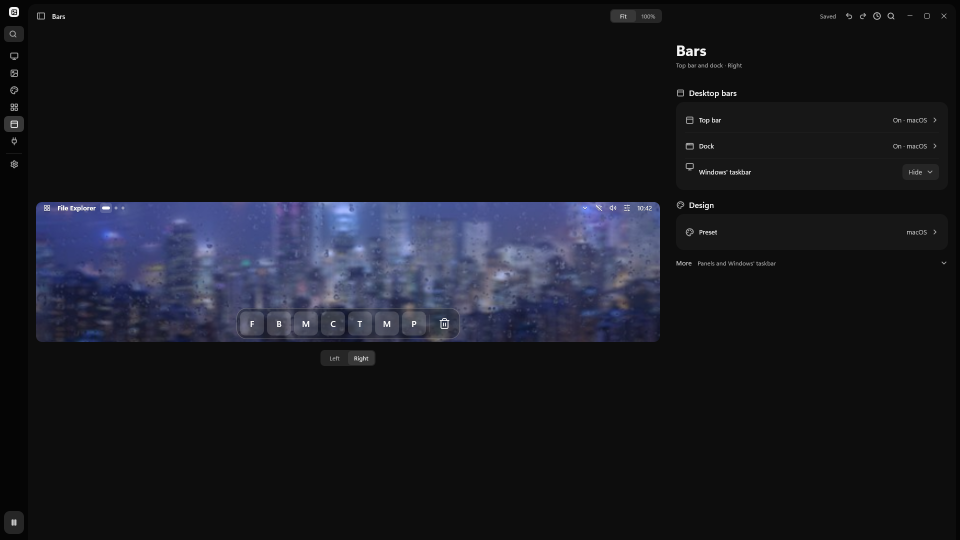
#> input picture crates/studio/tests/golden/window/bars-collapsed-1920x1080-dark.png, 1920 x 1080 px, found by its file name (shown at 1/2 size); its folder holds only this picture in this run
$ python studio-window-contact-sheet.py
#> lines starting #> are read from the running program, lines starting #| are printed output that depends on the picture
"""Make uncropped contact sheets of the current renderer-written Studio fixtures."""

import argparse
from pathlib import Path

from PIL import Image, ImageDraw, ImageFont


def main():
    parser = argparse.ArgumentParser(description=__doc__)
    parser.add_argument("shots", nargs="?", type=Path, default=Path(r"C:\glaze-targets\studio-window\shots"))
    args = parser.parse_args()
    baseline = Path(__file__).resolve().parents[1] / "crates/studio/tests/golden/window"
    files = [args.shots / path.name for path in sorted(baseline.glob("*.png"))]
    files.extend(path for name in ("fit-stills-dark.png", "fit-stills-light.png") if (path := args.shots / name).is_file())
    columns, cell_width, cell_height = 4, 480, 328
    sheet = Image.new("RGB", (columns * cell_width, ((len(files) + columns - 1) // columns) * cell_height), "#202020")
#> sheet: PIL image 1920x328 RGB; every value is 32
    draw = ImageDraw.Draw(sheet)
    font = ImageFont.truetype("C:/Windows/Fonts/segoeui.ttf", 16)
    for index, path in enumerate(files):
        x, y = index % columns * cell_width, index // columns * cell_height
        with Image.open(path) as source:
#> source is the input picture: PIL image 1920x1080 RGBA; mean R, G, B, A 23.8, 24.9, 31.5, 255
            picture = source.convert("RGB")
            picture.thumbnail((464, 292), Image.Resampling.LANCZOS)
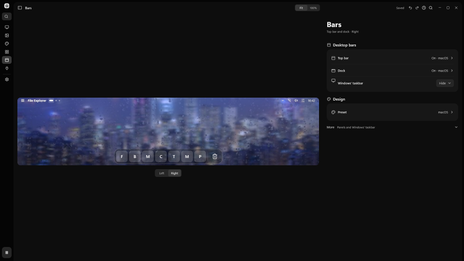
#> picture: PIL image 464x261 RGB; mean R, G, B 23.9, 24.9, 31.5
            sheet.paste(picture, (x + (cell_width - picture.width) // 2, y + 28))
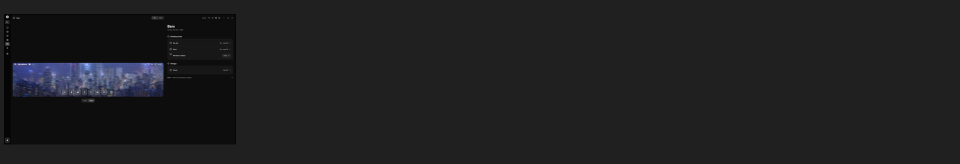
#> sheet: PIL image 1920x328 RGB (shown at 1/2 size); mean R, G, B 30.4, 30.6, 31.9
        draw.text((x + 8, y + 5), path.stem, font=font, fill="#eeeeee")
    destination = args.shots / "contact-sheet.png"
    sheet.save(destination)
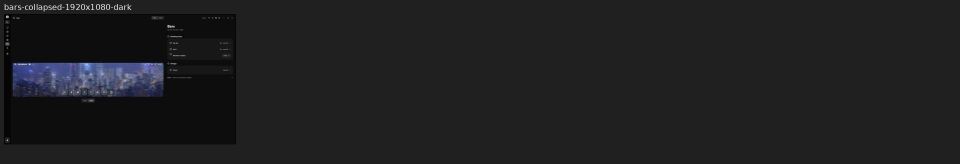
#> saved as contact-sheet.png: PIL image 1920x328 RGB (shown at 1/2 size); mean R, G, B 30.7, 30.9, 32.2
    # Readable pages make it possible to review every fixture without a giant downscale.
    page_height = cell_height * 3
    for index, top in enumerate(range(0, sheet.height, page_height), 1):
        sheet.crop((0, top, sheet.width, min(top + page_height, sheet.height))).save(
            args.shots / f"contact-sheet-{index:02}.png"
        )
    print(f"{destination}: {len(files)} renders")


if __name__ == "__main__":
    main()

$ run again, on crates/studio/tests/golden/window/create-layer-1920x1080-dark.png
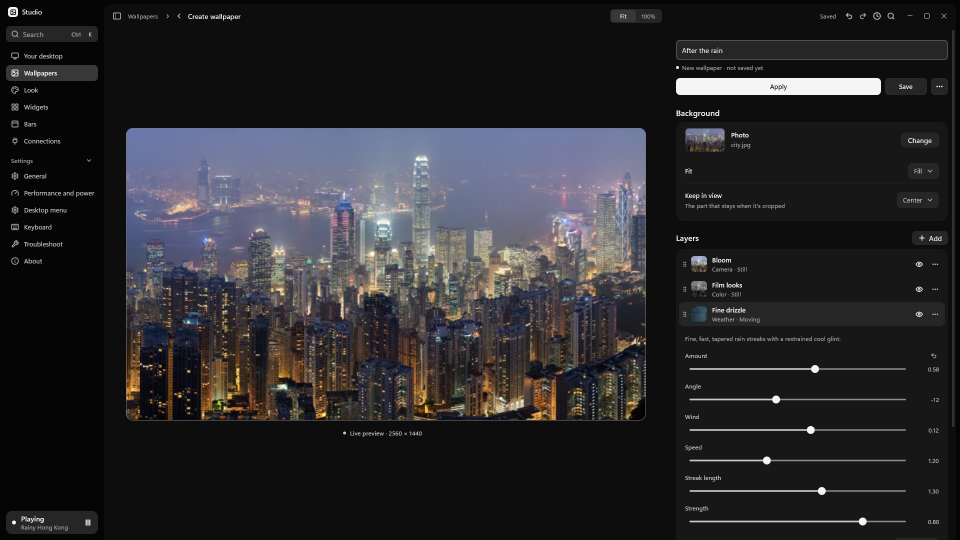
#> input picture crates/studio/tests/golden/window/create-layer-1920x1080-dark.png, 1920 x 1080 px, found by its file name (shown at 1/2 size)
#> in main, source is the input picture: PIL image 1920x1080 RGBA; mean R, G, B, A 42.2, 41.3, 44, 255
#> in main, `picture.thumbnail((464, 292), Image.Resampling.LANCZOS)`:
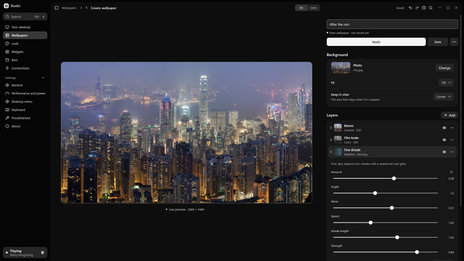
#> picture: PIL image 464x261 RGB; mean R, G, B 42.2, 41.3, 44.1
#> in main, `sheet.save(destination)`:
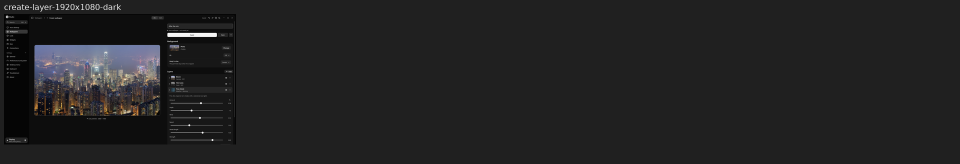
#> saved as contact-sheet.png: PIL image 1920x328 RGB (shown at 1/2 size); mean R, G, B 34.2, 34, 34.6
